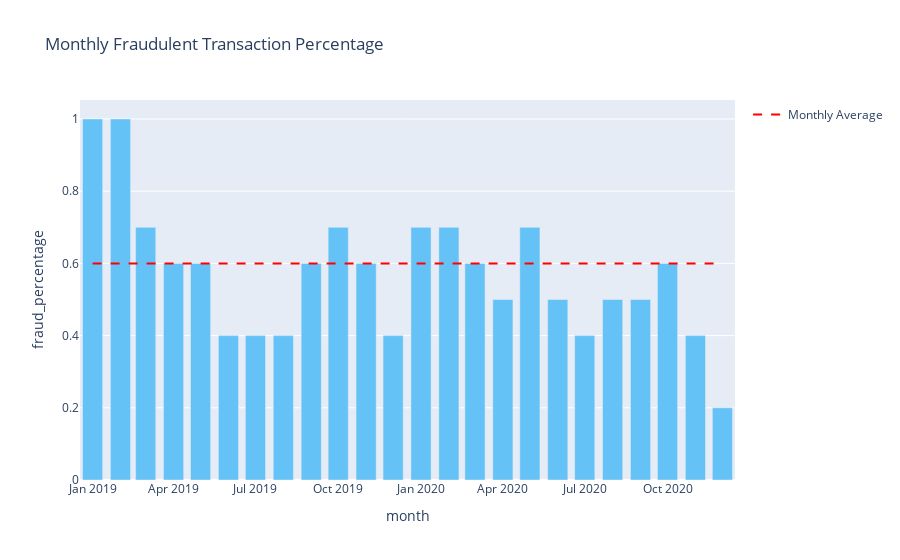

The notebook cell saved with this chart:
### Markdown cell above
> There are more fradulent transactions registered to women, representative of 50.8% of total transactions categorized as fraud.

### Code cell
# Is there a relationship between seasonalilty and fraudulent transactions?
def find_fraudulent_transactions_by_date(df):
    df2 = df.groupby(['month', 'is_fraud'])['cc_num'].count().reset_index(name='count')
    
    total_transactions = df2.groupby('month')['count'].transform('sum')
    
    df2['fraud_percentage'] = ((df2['count'] / total_transactions) * 100).round(1)

    df3 = df2[df2['is_fraud'] == 'true']
    
    fig = px.bar(df3, x='month', y='fraud_percentage',
                  title='Monthly Fraudulent Transaction Percentage', 
                  color_discrete_sequence=['#65c2f7'])
    
    for trace in fig.data:
        trace.hovertemplate = '%{x}<br>Fraud percentage: %{y:.1f}%'

    average_percentage_month_on_month = df3['fraud_percentage'].mean().round(1)

    fig.add_trace(
        go.Scatter(
            x=df3['month'], 
            y=[average_percentage_month_on_month] * len(df3['month']),
            mode='lines',
            line=dict(dash='dash', color='red'),
            name='Monthly Average',
            hovertemplate='%{y:.f}%'
        )
    )

    return fig.show()

find_fraudulent_transactions_by_date(fraud_data)

### Figure 1 — Plotly figure (JSON) as saved in the notebook; plotly's stock layout.template omitted (floating-point values rounded to 4 significant figures)
{"data": [{"alignmentgroup": "True", "hovertemplate": "%{x}<br>Fraud percentage: %{y:.1f}%", "legendgroup": "", "marker": {"color": "#65c2f7", "pattern": {"shape": ""}}, "name": "", "offsetgroup": "", "orientation": "v", "showlegend": false, "textposition": "auto", "type": "bar", "x": ["2019-01", "2019-02", "2019-03", "2019-04", "2019-05", "2019-06", "2019-07", "2019-08", "2019-09", "2019-10", "2019-11", "2019-12", "2020-01", "2020-02", "2020-03", "2020-04", "2020-05", "2020-06", "2020-07", "2020-08", "2020-09", "2020-10", "2020-11", "2020-12"], "xaxis": "x", "y": [1, 1, 0.7, 0.6, 0.6, 0.4, 0.4, 0.4, 0.6, 0.7, 0.6, 0.4, 0.7, 0.7, 0.6, 0.5, 0.7, 0.5, 0.4, 0.5, 0.5, 0.6, 0.4, 0.2], "yaxis": "y"}, {"hovertemplate": "%{y:.f}%", "line": {"color": "red", "dash": "dash"}, "mode": "lines", "name": "Monthly Average", "type": "scatter", "x": ["2019-01", "2019-02", "2019-03", "2019-04", "2019-05", "2019-06", "2019-07", "2019-08", "2019-09", "2019-10", "2019-11", "2019-12", "2020-01", "2020-02", "2020-03", "2020-04", "2020-05", "2020-06", "2020-07", "2020-08", "2020-09", "2020-10", "2020-11", "2020-12"], "y": [0.6, 0.6, 0.6, 0.6, 0.6, 0.6, 0.6, 0.6, 0.6, 0.6, 0.6, 0.6, 0.6, 0.6, 0.6, 0.6, 0.6, 0.6, 0.6, 0.6, 0.6, 0.6, 0.6, 0.6]}], "layout": {"barmode": "relative", "legend": {"tracegroupgap": 0}, "title": {"text": "Monthly Fraudulent Transaction Percentage"}, "xaxis": {"anchor": "y", "domain": [0, 1], "title": {"text": "month"}}, "yaxis": {"anchor": "x", "domain": [0, 1], "title": {"text": "fraud_percentage"}}}}
